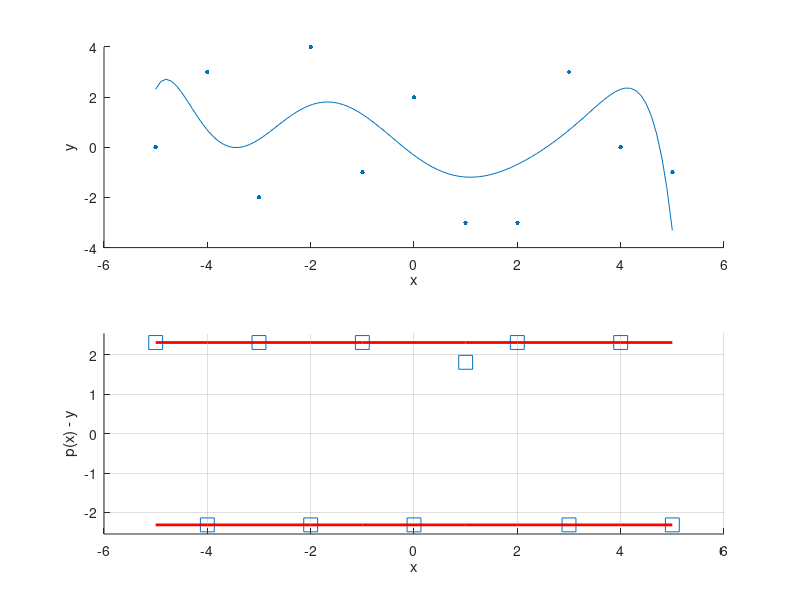

Here is the MATLAB script that generated this plot:
% Set seed for reproducibility
rng(2024)

%%%%%%%%%

M = 8; % chosen degree of polynomial fit
K = 0; % parity of polynomial; 0=mixed (general); 1=odd; 2=even
niter = 200;
epsh = 1e-8;

% example data
% Todo: restructure to not have excessive switches.
if K==0
    x = -5:5;
elseif K==1 % odd poly; subroutine expects x-data to be strictly positive.
    x = 1:10;
elseif K==2 % even poly; x-data can include x=0.
    x=0:9;
end

y = randi([-5,5], [1,length(x)]);
%y = 5 + x.^2 - 2*x.^4 + 6*x.^6;

A = polyfitinf(M, length(x), K, x, y, epsh, niter);

errs = polyval(A,x) - y;
err_mag = max(abs(errs));

%%%%%%%%%%%%%%%%%%%%%%%%%
% evaluate
if K==1
    fprintf('\nOdd polynomial expected...\n')
    disp( all(A(end:-2:1) == 0 ) )
elseif K==2
    fprintf('\nEven polynomial expected...\n')
    disp( all(A(end-1:-2:1) == 0 ) )
end

x_fine = linspace(min(x), max(x), 100);


subplot(2,1,1)
scatter(x,y, 100, 'Marker', '.');
hold on;

plot(x_fine, polyval(A, x_fine))
hold off;

xlabel('x')
ylabel('y')

%%%%%%%%%%%%%%
% get an eyeball view on optimality conditions
% expect to see at least two (three?) points for which 
% abs(err) == err_mag.

subplot(2,1,2)
% errors
scatter(x, errs, 100, 'Marker', 's')

hold on
plot(x, -err_mag*ones(size(x)), 'r', 'LineWidth', 2)
plot(x, +err_mag*ones(size(x)), 'r', 'LineWidth', 2)

xlabel('x')
ylabel('p(x) - y')

hold off
ylim([min(-epsh,-1.1*err_mag), max(epsh,1.1*err_mag)])
grid on
